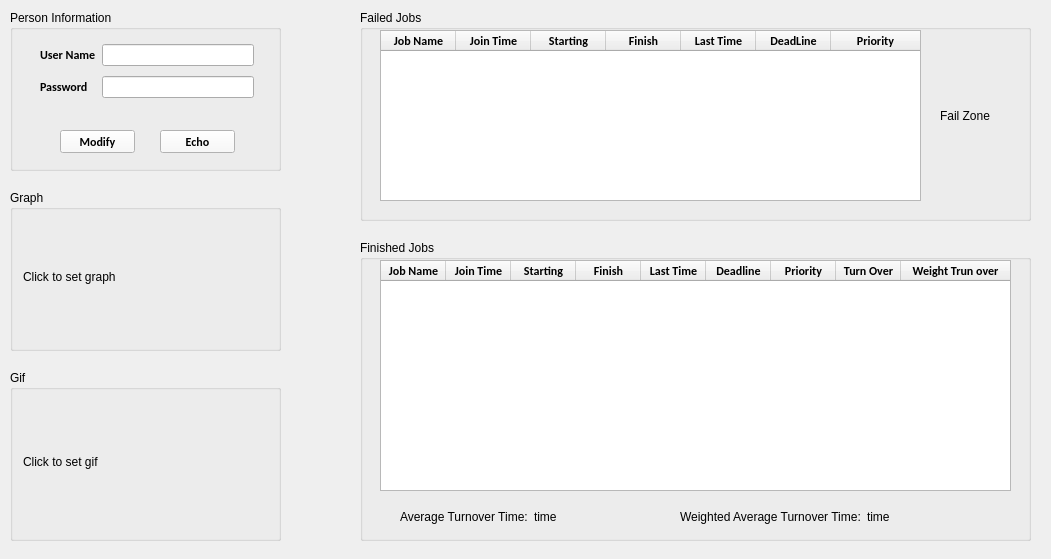
<?xml version="1.0" encoding="UTF-8"?>
<ui version="4.0">
 <class>person</class>
 <widget class="QWidget" name="person">
  <property name="geometry">
   <rect>
    <x>0</x>
    <y>0</y>
    <width>1051</width>
    <height>559</height>
   </rect>
  </property>
  <property name="windowTitle">
   <string>Form</string>
  </property>
  <widget class="QGroupBox" name="FinishedJob">
   <property name="geometry">
    <rect>
     <x>360</x>
     <y>240</y>
     <width>671</width>
     <height>301</height>
    </rect>
   </property>
   <property name="title">
    <string>Finished Jobs</string>
   </property>
   <widget class="QTableWidget" name="FinishedJobTbl">
    <property name="geometry">
     <rect>
      <x>20</x>
      <y>20</y>
      <width>631</width>
      <height>231</height>
     </rect>
    </property>
    <property name="autoFillBackground">
     <bool>true</bool>
    </property>
    <property name="sizeAdjustPolicy">
     <enum>QAbstractScrollArea::AdjustToContents</enum>
    </property>
    <property name="editTriggers">
     <set>QAbstractItemView::NoEditTriggers</set>
    </property>
    <property name="sortingEnabled">
     <bool>true</bool>
    </property>
    <attribute name="horizontalHeaderDefaultSectionSize">
     <number>65</number>
    </attribute>
    <attribute name="horizontalHeaderStretchLastSection">
     <bool>true</bool>
    </attribute>
    <attribute name="verticalHeaderDefaultSectionSize">
     <number>25</number>
    </attribute>
    <column>
     <property name="text">
      <string>Job Name</string>
     </property>
     <property name="font">
      <font>
       <family>Calibri</family>
       <weight>75</weight>
       <bold>true</bold>
      </font>
     </property>
    </column>
    <column>
     <property name="text">
      <string>Join Time</string>
     </property>
     <property name="font">
      <font>
       <family>Calibri</family>
       <weight>75</weight>
       <bold>true</bold>
      </font>
     </property>
    </column>
    <column>
     <property name="text">
      <string>Starting</string>
     </property>
     <property name="font">
      <font>
       <family>Calibri</family>
       <weight>75</weight>
       <bold>true</bold>
      </font>
     </property>
    </column>
    <column>
     <property name="text">
      <string>Finish</string>
     </property>
     <property name="font">
      <font>
       <family>Calibri</family>
       <weight>75</weight>
       <bold>true</bold>
      </font>
     </property>
    </column>
    <column>
     <property name="text">
      <string>Last Time</string>
     </property>
     <property name="font">
      <font>
       <family>Calibri</family>
       <weight>75</weight>
       <bold>true</bold>
      </font>
     </property>
    </column>
    <column>
     <property name="text">
      <string>Deadline</string>
     </property>
     <property name="font">
      <font>
       <family>Calibri</family>
       <weight>75</weight>
       <bold>true</bold>
      </font>
     </property>
    </column>
    <column>
     <property name="text">
      <string>Priority</string>
     </property>
     <property name="font">
      <font>
       <family>Calibri</family>
       <weight>75</weight>
       <bold>true</bold>
      </font>
     </property>
    </column>
    <column>
     <property name="text">
      <string>Turn Over</string>
     </property>
     <property name="font">
      <font>
       <family>Calibri</family>
       <weight>75</weight>
       <bold>true</bold>
      </font>
     </property>
    </column>
    <column>
     <property name="text">
      <string>Weight Trun over</string>
     </property>
     <property name="font">
      <font>
       <family>Calibri</family>
       <weight>75</weight>
       <bold>true</bold>
      </font>
     </property>
    </column>
   </widget>
   <widget class="QWidget" name="layoutWidget">
    <property name="geometry">
     <rect>
      <x>40</x>
      <y>270</y>
      <width>200</width>
      <height>14</height>
     </rect>
    </property>
    <layout class="QHBoxLayout" name="ATTHL">
     <item>
      <widget class="QLabel" name="ATT">
       <property name="text">
        <string>Average Turnover Time:</string>
       </property>
      </widget>
     </item>
     <item>
      <widget class="QLabel" name="ATTValue">
       <property name="text">
        <string>time</string>
       </property>
      </widget>
     </item>
    </layout>
   </widget>
   <widget class="QWidget" name="layoutWidget_2">
    <property name="geometry">
     <rect>
      <x>320</x>
      <y>270</y>
      <width>230</width>
      <height>14</height>
     </rect>
    </property>
    <layout class="QHBoxLayout" name="WATTHL">
     <item>
      <widget class="QLabel" name="WATT">
       <property name="text">
        <string>Weighted Average Turnover Time:</string>
       </property>
      </widget>
     </item>
     <item>
      <widget class="QLabel" name="WATTValue">
       <property name="text">
        <string>time</string>
       </property>
      </widget>
     </item>
    </layout>
   </widget>
  </widget>
  <widget class="QGroupBox" name="PreInput">
   <property name="geometry">
    <rect>
     <x>360</x>
     <y>10</y>
     <width>671</width>
     <height>211</height>
    </rect>
   </property>
   <property name="title">
    <string>Failed Jobs</string>
   </property>
   <widget class="QTableWidget" name="FailedJobTbl">
    <property name="geometry">
     <rect>
      <x>20</x>
      <y>20</y>
      <width>541</width>
      <height>171</height>
     </rect>
    </property>
    <property name="editTriggers">
     <set>QAbstractItemView::NoEditTriggers</set>
    </property>
    <property name="dragEnabled">
     <bool>true</bool>
    </property>
    <property name="alternatingRowColors">
     <bool>true</bool>
    </property>
    <property name="sortingEnabled">
     <bool>true</bool>
    </property>
    <attribute name="horizontalHeaderCascadingSectionResizes">
     <bool>false</bool>
    </attribute>
    <attribute name="horizontalHeaderDefaultSectionSize">
     <number>75</number>
    </attribute>
    <attribute name="horizontalHeaderMinimumSectionSize">
     <number>15</number>
    </attribute>
    <attribute name="horizontalHeaderStretchLastSection">
     <bool>true</bool>
    </attribute>
    <attribute name="verticalHeaderDefaultSectionSize">
     <number>25</number>
    </attribute>
    <column>
     <property name="text">
      <string>Job Name</string>
     </property>
     <property name="font">
      <font>
       <family>Calibri</family>
       <weight>75</weight>
       <bold>true</bold>
      </font>
     </property>
    </column>
    <column>
     <property name="text">
      <string>Join Time</string>
     </property>
     <property name="font">
      <font>
       <family>Calibri</family>
       <weight>75</weight>
       <bold>true</bold>
      </font>
     </property>
    </column>
    <column>
     <property name="text">
      <string>Starting</string>
     </property>
     <property name="font">
      <font>
       <family>Calibri</family>
       <weight>75</weight>
       <bold>true</bold>
      </font>
     </property>
    </column>
    <column>
     <property name="text">
      <string>Finish</string>
     </property>
     <property name="font">
      <font>
       <family>Calibri</family>
       <weight>75</weight>
       <bold>true</bold>
      </font>
     </property>
    </column>
    <column>
     <property name="text">
      <string>Last Time</string>
     </property>
     <property name="font">
      <font>
       <family>Calibri</family>
       <weight>75</weight>
       <bold>true</bold>
      </font>
     </property>
    </column>
    <column>
     <property name="text">
      <string>DeadLine</string>
     </property>
     <property name="font">
      <font>
       <family>Calibri</family>
       <weight>75</weight>
       <bold>true</bold>
      </font>
     </property>
    </column>
    <column>
     <property name="text">
      <string>Priority</string>
     </property>
     <property name="font">
      <font>
       <family>Calibri</family>
       <weight>75</weight>
       <bold>true</bold>
      </font>
     </property>
    </column>
   </widget>
   <widget class="QLabel" name="FailLbl">
    <property name="geometry">
     <rect>
      <x>580</x>
      <y>20</y>
      <width>81</width>
      <height>171</height>
     </rect>
    </property>
    <property name="text">
     <string>Fail Zone</string>
    </property>
   </widget>
  </widget>
  <widget class="QGroupBox" name="personBox">
   <property name="geometry">
    <rect>
     <x>10</x>
     <y>10</y>
     <width>271</width>
     <height>161</height>
    </rect>
   </property>
   <property name="title">
    <string>Person Information</string>
   </property>
   <widget class="QPushButton" name="EchoBtn">
    <property name="geometry">
     <rect>
      <x>150</x>
      <y>120</y>
      <width>75</width>
      <height>23</height>
     </rect>
    </property>
    <property name="font">
     <font>
      <family>Calibri</family>
      <weight>75</weight>
      <bold>true</bold>
     </font>
    </property>
    <property name="autoFillBackground">
     <bool>false</bool>
    </property>
    <property name="styleSheet">
     <string notr="true">background-color:rgb(249, 249, 249)</string>
    </property>
    <property name="text">
     <string>Echo</string>
    </property>
   </widget>
   <widget class="QWidget" name="layoutWidget_3">
    <property name="geometry">
     <rect>
      <x>30</x>
      <y>30</y>
      <width>214</width>
      <height>71</height>
     </rect>
    </property>
    <layout class="QVBoxLayout" name="verticalLayout">
     <property name="bottomMargin">
      <number>9</number>
     </property>
     <item>
      <layout class="QHBoxLayout" name="horizontalLayout">
       <item>
        <widget class="QLabel" name="UserNameLbl">
         <property name="font">
          <font>
           <family>Calibri</family>
           <pointsize>9</pointsize>
           <weight>75</weight>
           <bold>true</bold>
          </font>
         </property>
         <property name="text">
          <string>User Name</string>
         </property>
        </widget>
       </item>
       <item>
        <widget class="QLineEdit" name="UserNameLineEdit">
         <property name="readOnly">
          <bool>true</bool>
         </property>
        </widget>
       </item>
      </layout>
     </item>
     <item>
      <layout class="QHBoxLayout" name="horizontalLayout_2">
       <item>
        <widget class="QLabel" name="PasswdLbl">
         <property name="font">
          <font>
           <family>Calibri</family>
           <weight>75</weight>
           <bold>true</bold>
          </font>
         </property>
         <property name="text">
          <string>Password   </string>
         </property>
        </widget>
       </item>
       <item>
        <widget class="QLineEdit" name="PasswdLineEdit">
         <property name="echoMode">
          <enum>QLineEdit::Password</enum>
         </property>
         <property name="readOnly">
          <bool>true</bool>
         </property>
        </widget>
       </item>
      </layout>
     </item>
    </layout>
   </widget>
   <widget class="QPushButton" name="ModifyBtn">
    <property name="geometry">
     <rect>
      <x>50</x>
      <y>120</y>
      <width>75</width>
      <height>23</height>
     </rect>
    </property>
    <property name="font">
     <font>
      <family>Calibri</family>
      <weight>75</weight>
      <bold>true</bold>
     </font>
    </property>
    <property name="autoFillBackground">
     <bool>false</bool>
    </property>
    <property name="styleSheet">
     <string notr="true">background-color:rgb(249, 249, 249)</string>
    </property>
    <property name="text">
     <string>Modify</string>
    </property>
   </widget>
  </widget>
  <widget class="QGroupBox" name="graphBox">
   <property name="geometry">
    <rect>
     <x>10</x>
     <y>190</y>
     <width>271</width>
     <height>161</height>
    </rect>
   </property>
   <property name="title">
    <string>Graph</string>
   </property>
   <widget class="QLabel" name="GraphLbl">
    <property name="geometry">
     <rect>
      <x>13</x>
      <y>21</y>
      <width>241</width>
      <height>131</height>
     </rect>
    </property>
    <property name="text">
     <string>Click to set graph</string>
    </property>
   </widget>
  </widget>
  <widget class="QGroupBox" name="gifBox">
   <property name="geometry">
    <rect>
     <x>10</x>
     <y>370</y>
     <width>271</width>
     <height>171</height>
    </rect>
   </property>
   <property name="title">
    <string>Gif</string>
   </property>
   <widget class="QLabel" name="GifLbl">
    <property name="geometry">
     <rect>
      <x>13</x>
      <y>21</y>
      <width>241</width>
      <height>141</height>
     </rect>
    </property>
    <property name="text">
     <string>Click to set gif</string>
    </property>
   </widget>
  </widget>
 </widget>
 <resources/>
 <connections/>
</ui>
